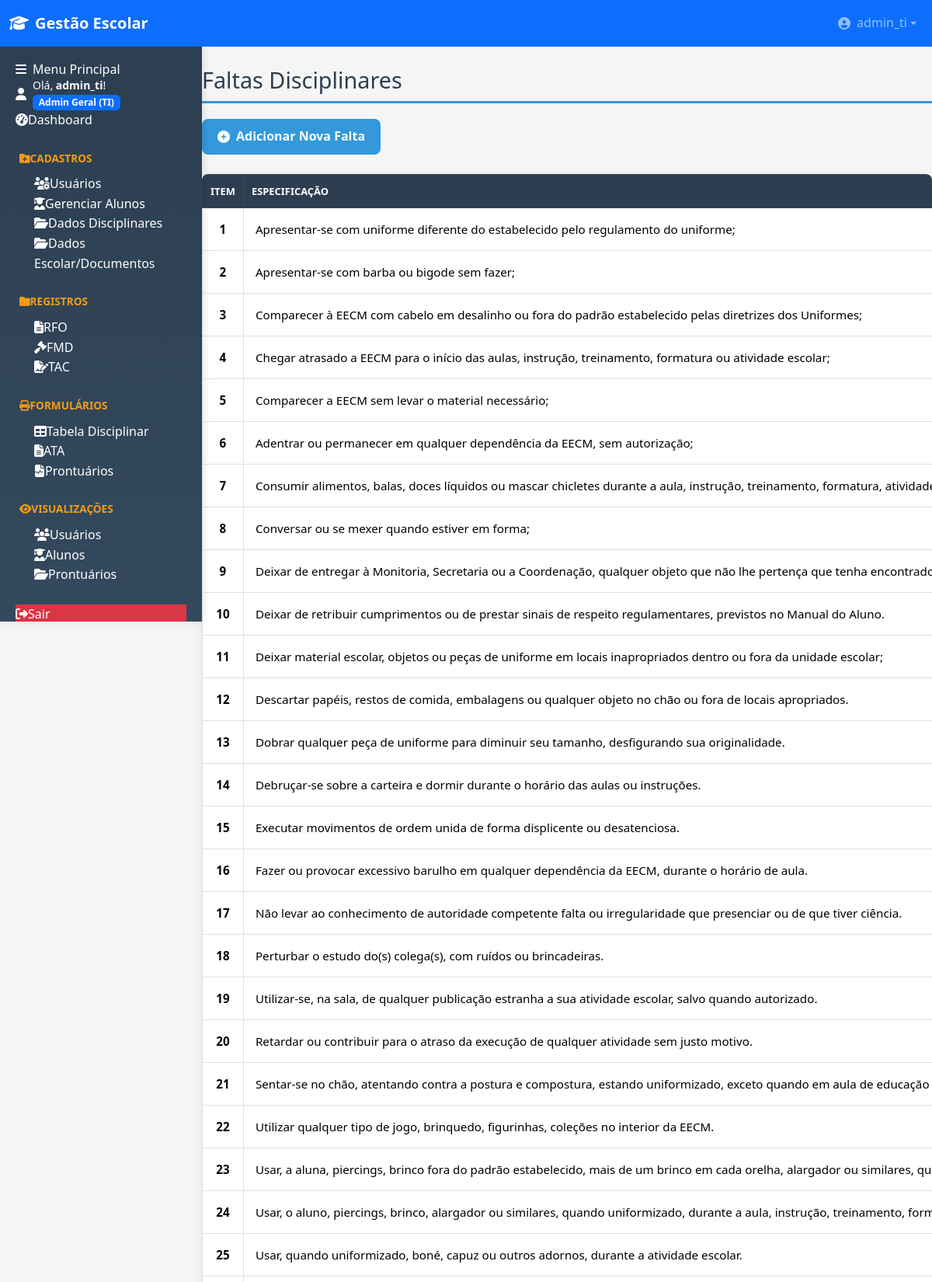
Page /cadastros/faltas (signed in, upper part) on the committed database.
### tables this page shows
CREATE TABLE usuarios (
                id INTEGER PRIMARY KEY AUTOINCREMENT,
                username TEXT NOT NULL UNIQUE,
                password TEXT NOT NULL,
                nivel INTEGER NOT NULL, -- 1: Admin Geral (TI), 2: Admin Secundário, 3: Usuário
                data_criacao TEXT DEFAULT CURRENT_TIMESTAMP
            , cargo TEXT DEFAULT '');

CREATE TABLE faltas_disciplinares (
                id INTEGER PRIMARY KEY AUTOINCREMENT,
                natureza TEXT NOT NULL,
                descricao TEXT NOT NULL,
                data_criacao TEXT DEFAULT CURRENT_TIMESTAMP
            );

### blueprints/cadastros.py (the view)
@cadastros_bp.route('/faltas')
@admin_secundario_required
def listar_faltas():
    db = get_db()
    faltas = db.execute('''
    SELECT id, natureza, descricao, data_criacao
    FROM faltas_disciplinares
    ORDER BY id ASC
''').fetchall()
    return render_template('cadastros/listar_faltas.html', faltas=faltas)

### app.py (called while the page is built)
@app.before_request
def load_logged_in_user():
    user_id = session.get('user_id')
    if user_id is None:
        g.user = None
    else:
        g.user = get_db().execute(
            'SELECT * FROM usuarios WHERE id = ?', (user_id,)
        ).fetchone()

@app.teardown_appcontext
def teardown_db(e=None):
    close_db(e)

@app.context_processor
def inject_globals():
    from datetime import datetime
    return dict(
        NIVEL_MAP=utils.NIVEL_MAP,
        session=session,
        now=datetime.now
    )

def _read_logo_data():
    try:
        p = os.path.join(current_app.root_path, "static", "logo_topo.png")
        if not os.path.exists(p):
            for ext in (".png", ".jpg", ".jpeg", ".svg"):
                px = os.path.join(current_app.root_path, "static", "logo_topo" + ext)
                if os.path.exists(px):
                    p = px
                    break
        if not os.path.exists(p):
            return None
        mime = mimetypes.guess_type(p)[0] or "image/png"
        with open(p, "rb") as f:
            data = base64.b64encode(f.read()).decode("ascii")
        return f"data:{mime};base64,{data}"
    except Exception:
        return None

@app.context_processor
def inject_logo_data():
    try:
        return {"LOGO_DATA_URI": _read_logo_data()}
    except Exception:
        return {"LOGO_DATA_URI": None}

### blueprints/disciplinar.py (called while the page is built, shortened)
@disciplinar_bp.before_app_request
def _ensure_disciplinar_schema():
    if getattr(current_app, "_disciplinar_migrations_done", False):
        return

### blueprints/utils.py (called while the page is built)
def admin_secundario_required(f):
    @wraps(f)
    def decorated_function(*args, **kwargs):
        if session.get('nivel') not in [1, 2]:
            flash('Acesso negado. Apenas usuários administradores podem acessar esta área.', 'danger')
            return redirect(url_for('dashboard'))
        return f(*args, **kwargs)
    return decorated_function

### database.py (called while the page is built)
def get_db():
    db = getattr(g, '_database', None)
    if db is None:
        db = g._database = sqlite3.connect(DATABASE)
        db.row_factory = sqlite3.Row
        db.execute('PRAGMA foreign_keys = ON')
    return db

### templates/cadastros/listar_faltas.html (shortened to what this page needs)
{% extends 'base.html' %}
{% block content %}
<h2>Faltas Disciplinares</h2>
<div class="toolbar">
    <a href="{{ url_for('cadastros_bp.adicionar_falta') }}" class="button btn-primary">
        <i class="fas fa-plus-circle"></i> Adicionar Nova Falta
    </a>
</div>
{% if faltas %}
    <div class="table-scroll-wrapper">
        <table class="table table-faltas">
            <thead>
                <tr>
                    <th style="width: 80px;">Item</th>
                    <th>Especificação</th>
                </tr>
            </thead>
            <tbody>
                {% for falta in faltas %}
                <tr>
                    <td style="text-align: center;"><strong>{{ falta.id }}</strong></td>
                    <td style="text-align: left; padding-left: 15px;">{{ falta.descricao }}</td>
                </tr>
                {% endfor %}
            </tbody>
        </table>
    </div>
{% endif %}
{% endblock %}

### templates/base.html (shortened to what this page needs)
﻿<!DOCTYPE html>
<html lang="pt-br">
<head>
    <link href="https://cdn.jsdelivr.net/npm/bootstrap@5.3.2/dist/css/bootstrap.min.css" rel="stylesheet">
    <link rel="stylesheet" href="https://cdnjs.cloudflare.com/ajax/libs/font-awesome/6.4.0/css/all.min.css">
    <link rel="stylesheet" href="{{ url_for('static', filename='style.css') }}?v={{ range(1, 10000) | random }}">
</head>
<body>
    {% if not request.args.get('iframe') %}
    <nav class="navbar navbar-expand-lg navbar-dark fixed-top bg-primary">
        <div class="container-fluid">
            <a class="navbar-brand d-flex align-items-center" href="{{ url_for('dashboard') }}">
                <i class="fas fa-graduation-cap me-2"></i>
                <span class="fw-bold">Gestão Escolar</span>
            </a>
            {% if session.get('logged_in') %}
            <div class="navbar-nav ms-auto">
                <div class="nav-item dropdown">
                    <a class="nav-link dropdown-toggle d-flex align-items-center" href="#" role="button" data-bs-toggle="dropdown">
                        <i class="fas fa-user-circle me-2"></i>
                        <span>{{ session.get('username') }}</span>
                    </a>
                </div>
            </div>
            {% endif %}
        </div>
    </nav>
    {% endif %}
    {% if not request.args.get('iframe') %}
    <div class="sidebar" id="sidebar">
        <div class="sidebar-header">
            <h6 class="mb-0"><i class="fas fa-bars me-2"></i>Menu Principal</h6>
        </div>
        <div class="sidebar-body p-0">
            {% if session.get('logged_in') %}
                <div class="user-greeting">
                    <div class="d-flex align-items-center">
                        <i class="fas fa-user me-2"></i>
                        <div>
                            <small>Olá, <span class="username fw-bold">{{ session.get('username') }}</span>!</small><br>
                            <span class="badge bg-primary">{{ session.get('nivel_nome') }}</span>
                        </div>
                    </div>
                </div>
                <div class="menu-section">
                    <a href="{{ url_for('dashboard') }}" class="nav-link {% if request.endpoint == 'dashboard' %}active{% endif %}">
                        <i class="fas fa-tachometer-alt"></i><span>Dashboard</span>
                    </a>
                </div>
                {% if session.get('nivel') in [1, 2] %}
                <div class="menu-section">
                    <div class="nav-link menu-title"><i class="fas fa-folder-plus"></i><span>Cadastros</span></div>
                    {% if session.get('nivel') == 1 %}
                    <a href="{{ url_for('auth_bp.gerenciar_usuarios') }}" class="nav-link ps-4">
                        <i class="fas fa-users-cog"></i><span>Usuários</span>
                    </a>
                    {% endif %}
                    <a href="{{ url_for('alunos_bp.gerenciar_alunos') }}" class="nav-link ps-4 {% if request.endpoint == 'alunos_bp.gerenciar_alunos' %}active{% endif %}">
                        <i class="fas fa-user-graduate"></i><span>Gerenciar Alunos</span>
                    </a>
                    <a href="{{ url_for('cadastros_bp.dados_disciplinares') }}" class="nav-link ps-4 {% if request.endpoint in ['cadastros_bp.dados_disciplinares','cadastros_bp.listar_faltas','cadastros_bp.listar_elogios','bimestres_bp.listar_bimestres'] %}active{% endif %}">
                        <i class="fas fa-folder-open"></i><span>Dados Disciplinares</span>
                    </a>
                    <a href="{{ url_for('cadastros_bp.dados_documentos') }}" class="nav-link ps-4 ">
                        <i class="fas fa-folder-open"></i><span>Dados Escolar/Documentos</span>
                    </a>
                </div>
                {% endif %}
                <div class="menu-section">
                    <div class="nav-link menu-title"><i class="fas fa-folder"></i><span>Registros</span></div>
                    <a href="{{ url_for('cadastros_bp.registros_rfo') }}" class="nav-link ps-4 ">
                        <i class="fas fa-file-alt"></i><span>RFO</span>
                    </a>
                    <a href="{{ url_for('cadastros_bp.registros_fmd') }}" class="nav-link ps-4 {% if request.endpoint in ['cadastros_bp.registros_fmd','disciplinar_bp.registrar_fmd','visualizacoes_bp.listar_fmds'] %}active{% endif %}">
                        <i class="fas fa-gavel"></i><span>FMD</span>
                    </a>
                    <a href="{{ url_for('cadastros_bp.registros_tac') }}" class="nav-link ps-4 {% if request.endpoint in ['cadastros_bp.registros_tac','formularios_bp.novo_tac','formularios_bp.listar_tacs'] %}active{% endif %}">
                        <i class="fas fa-file-signature"></i><span>TAC</span>
                    </a>
                </div>
                {% if session.get('nivel') in [1, 2] %}
                <div class="menu-section">
                    <div class="nav-link menu-title"><i class="fas fa-print"></i><span>Formulários</span></div>
                    <a href="{{ url_for('formularios_bp.tabela_disciplinar') }}" class="nav-link ps-4">
            <a href="{{ url_for('formularios_bp.tabela_disciplinar') }}" class="nav-link ps-4">
                <i class="fas fa-table"></i><span>Tabela Disciplinar</span>
            </a>
            <a href="{{ url_for('formularios_ata_bp.list_atas') }}" class="nav-link ps-4">
                <i class="fas fa-file-alt"></i><span>ATA</span>
            </a>
                    <a href="{{ url_for('formularios_prontuario.listar_prontuarios') }}" class="nav-link ps-4">
                        <i class="fas fa-file-medical-alt"></i><span>Prontuários</span>
                    </a>
                </div>
                {% endif %}
                <div class="menu-section">
                    <div class="nav-link menu-title"><i class="fas fa-eye"></i><span>Visualizações</span></div>
                    {% if session.get('nivel') in [1, 2] %}
                    <a href="{{ url_for('visualizacoes_bp.listar_usuarios') }}" class="nav-link ps-4">
                        <i class="fas fa-users"></i><span>Usuários</span>
                    </a>
                    {% endif %}
                    <a href="{{ url_for('visualizacoes_bp.listar_alunos') }}" class="nav-link ps-4">
                        <i class="fas fa-user-graduate"></i><span>Alunos</span>
                    </a>
                    {% if session.get('nivel') in [1, 2] %}
                    <a href="{{ url_for('formularios_prontuario.listar_prontuarios') }}" class="nav-link ps-4">
                        <i class="fas fa-folder-open"></i><span>Prontuários</span>
                    </a>
                    {% endif %}
                </div>
                <div class="menu-section mt-auto">
                    <a href="{{ url_for('auth_bp.logout') }}" class="nav-link bg-danger">
                        <i class="fas fa-sign-out-alt"></i><span>Sair</span>
                    </a>
                </div>
            {% endif %}
        </div>
    </div>
    {% endif %}
    <main class="main-content">
        {% block content %}{% endblock %}
    </main>
</body>
</html>

### static/style.css (style rules this page uses)
.main-content { overflow-y: visible !important; overflow-x: visible !important; height: auto !important; }
html, body { height: 100%; overflow-x: hidden; }
.navbar { position: fixed !important; top: 0 !important; left: 0 !important; right: 0 !important; height: 60px !important; z-index: 1000 !important; }
.sidebar { position: fixed !important; top: 0 !important; left: 0 !important; height: 100vh !important; width: 260px !important; padding-top: 80px !important; z-index: 900 !important; }
* { margin: 0; padding: 0; box-sizing: border-box; }
body { font-family: 'Segoe UI', Tahoma, Geneva, Verdana, sans-serif; background: #f5f5f5; color: #2c3e50; line-height: 1.6; }
a { text-decoration: none; color: #3498db; transition: color 0.3s; }
.sidebar { width: 260px; position: fixed; height: 100vh; top: 0; left: 0; background: linear-gradient(180deg, #2c3e50 0%, #34495e 100%); color: white; padding: 20px; box-sizing: border-box; overflow-y: auto; z-index: 1000; box-shadow: 2px 0 10px rgba(0,0,0,0.1); }
.menu-section { margin-bottom: 25px; }
.menu-title { color: #f39c12; font-size: 0.85em; font-weight: 700; text-transform: uppercase; margin-bottom: 10px; padding-left: 5px; }
h2 { color: #2c3e50; margin-bottom: 20px; border-bottom: 3px solid #3498db; padding-bottom: 10px; font-size: 1.8em; }
.toolbar { display: flex; justify-content: space-between; align-items: center; margin-bottom: 25px; gap: 15px; flex-wrap: wrap; }
.button { display: inline-flex; align-items: center; padding: 10px 20px; border-radius: 8px; cursor: pointer; font-weight: 600; text-align: center; transition: transform 0.3s, box-shadow 0.3s; border: none; font-size: 1em; }
.button i { margin-right: 8px; }
.btn-primary { background: #3498db; color: white; }
.table-scroll-wrapper { overflow-x: auto; margin-bottom: 25px; border-radius: 8px; box-shadow: 0 2px 10px rgba(0,0,0,0.1); background: white; }
.table { width: 100%; border-collapse: collapse; min-width: 800px; }
.table th, .table td { padding: 15px; text-align: left; border-bottom: 1px solid #ecf0f1; }
.table th { background: #f8f9fa; font-weight: 600; color: #2c3e50; text-transform: uppercase; font-size: 0.9em; }
html, body { overflow-x: auto !important; }
.table, table { white-space: nowrap; }
.table-scroll-wrapper { overflow-x: auto !important; overflow-y: visible !important; }

### templates/base.html (style rules this page uses)
.navbar { position: fixed !important; top: 0 !important; z-index: 1000 !important; height: 60px !important; }
.sidebar { position: fixed !important; padding-top: 80px !important; z-index: 900 !important; }
.main-content { margin-left: 260px !important; margin-top: 60px !important; }

### templates/cadastros/listar_faltas.html (style rules this page uses)
.table-faltas { font-size: 0.95em; width: 100%; }
.table-faltas td { vertical-align: middle; padding: 12px 10px; border: 1px solid #e0e0e0; }
.table-faltas th { background: #2c3e50; color: white; font-weight: 600; text-transform: uppercase; font-size: 0.85em; padding: 12px 10px; border: 1px solid #34495e; }

### rows in the picture
usuarios: get "admin_ti"
faltas_disciplinares: id "1", descricao "Apresentar-se com uniforme diferente do estabelecido pelo regulamento do uniforme;"
faltas_disciplinares: id "2", descricao "Apresentar-se com barba ou bigode sem fazer;"
faltas_disciplinares: id "3", descricao "Comparecer à EECM com cabelo em desalinho ou fora do padrão estabelecido pelas diretrizes dos Uniformes;"
faltas_disciplinares: id "4", descricao "Chegar atrasado a EECM para o início das aulas, instrução, treinamento, formatura ou atividade escolar;"
faltas_disciplinares: id "5", descricao "Comparecer a EECM sem levar o material necessário;"
faltas_disciplinares: id "6", descricao "Adentrar ou permanecer em qualquer dependência da EECM, sem autorização;"
faltas_disciplinares: id "7", descricao "Consumir alimentos, balas, doces líquidos ou mascar chicletes durante a aula, instrução, treinamento, formatura,…"
faltas_disciplinares: id "8", descricao "Conversar ou se mexer quando estiver em forma;"
faltas_disciplinares: id "9", descricao "Deixar de entregar à Monitoria, Secretaria ou a Coordenação, qualquer objeto que não lhe pertença que tenha…"
faltas_disciplinares: id "10", descricao "Deixar de retribuir cumprimentos ou de prestar sinais de respeito regulamentares, previstos no Manual do Aluno."
faltas_disciplinares: id "11", descricao "Deixar material escolar, objetos ou peças de uniforme em locais inapropriados dentro ou fora da unidade escolar;"
faltas_disciplinares: id "12", descricao "Descartar papéis, restos de comida, embalagens ou qualquer objeto no chão ou fora de locais apropriados."
faltas_disciplinares: id "13", descricao "Dobrar qualquer peça de uniforme para diminuir seu tamanho, desfigurando sua originalidade."
faltas_disciplinares: id "14", descricao "Debruçar-se sobre a carteira e dormir durante o horário das aulas ou instruções."
faltas_disciplinares: id "15", descricao "Executar movimentos de ordem unida de forma displicente ou desatenciosa."
faltas_disciplinares: id "16", descricao "Fazer ou provocar excessivo barulho em qualquer dependência da EECM, durante o horário de aula."
faltas_disciplinares: id "17", descricao "Não levar ao conhecimento de autoridade competente falta ou irregularidade que presenciar ou de que tiver ciência."
faltas_disciplinares: id "18", descricao "Perturbar o estudo do(s) colega(s), com ruídos ou brincadeiras."
faltas_disciplinares: id "19", descricao "Utilizar-se, na sala, de qualquer publicação estranha a sua atividade escolar, salvo quando autorizado."
faltas_disciplinares: id "20", descricao "Retardar ou contribuir para o atraso da execução de qualquer atividade sem justo motivo."
faltas_disciplinares: id "21", descricao "Sentar-se no chão, atentando contra a postura e compostura, estando uniformizado, exceto quando em aula de educação…"
faltas_disciplinares: id "22", descricao "Utilizar qualquer tipo de jogo, brinquedo, figurinhas, coleções no interior da EECM."
faltas_disciplinares: id "23", descricao "Usar, a aluna, piercings, brinco fora do padrão estabelecido, mais de um brinco em cada orelha, alargador ou similares,…"
faltas_disciplinares: id "24", descricao "Usar, o aluno, piercings, brinco, alargador ou similares, quando uniformizado, durante a aula, instrução, treinamento,…"
faltas_disciplinares: id "25", descricao "Usar, quando uniformizado, boné, capuz ou outros adornos, durante a atividade escolar."

### other values in the picture
{{ session.get('nivel_nome') }} "Admin Geral (TI)"
